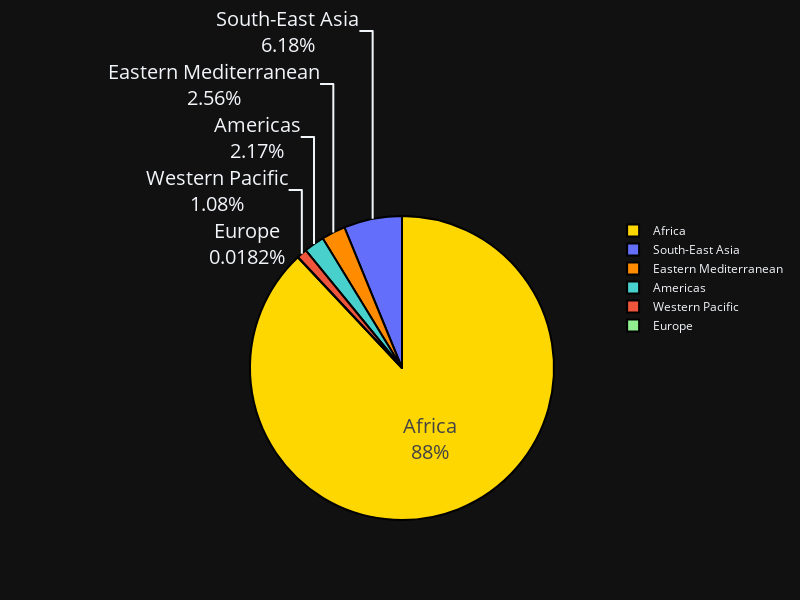

Source (notebook cell):
### Code cell
import plotly.graph_objects as go
colors = ['gold', 'mediumturquoise', 'darkorange', 'lightgreen']

fig = go.Figure(data=[go.Pie(labels=who_group["WHO Region"],
                             values=who_group['No. of cases'])])
fig.update_traces(hoverinfo='label+percent', textinfo='label+percent',textfont_size=20,
                  marker=dict(colors=colors, line=dict(color='#000000', width=2)))
fig.update_layout(width=800,
    height=600)
fig.show()

### Figure 1 — Plotly figure (JSON) as saved in the notebook; plotly's stock layout.template omitted (floating-point values rounded to 4 significant figures)
{"data": [{"hoverinfo": "label+percent", "labels": ["Africa", "Americas", "Eastern Mediterranean", "Europe", "South-East Asia", "Western Pacific"], "marker": {"colors": ["gold", "mediumturquoise", "darkorange", "lightgreen"], "line": {"color": "#000000", "width": 2}}, "textfont": {"size": 20}, "textinfo": "label+percent", "type": "pie", "values": [545111852, 13433321, 15841260, 112675, 38305249, 6709491]}], "layout": {"height": 600, "width": 800}}
